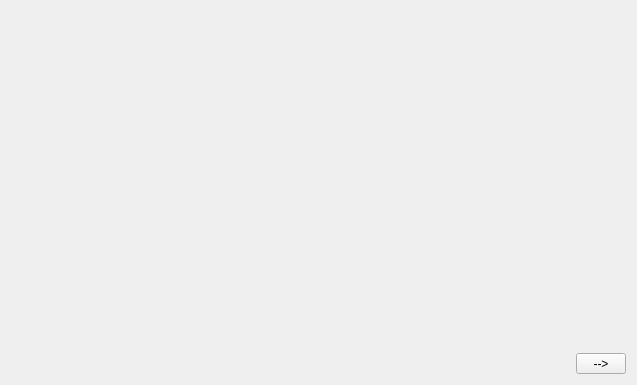
<?xml version="1.0" encoding="UTF-8"?>
<ui version="4.0">
 <class>Dialog</class>
 <widget class="QDialog" name="Dialog">
  <property name="geometry">
   <rect>
    <x>0</x>
    <y>0</y>
    <width>637</width>
    <height>385</height>
   </rect>
  </property>
  <property name="windowTitle">
   <string>Dialog</string>
  </property>
  <layout class="QVBoxLayout" name="verticalLayout">
   <item>
    <widget class="MplWidget" name="mpl_hist" native="true">
     <property name="sizePolicy">
      <sizepolicy hsizetype="Expanding" vsizetype="MinimumExpanding">
       <horstretch>0</horstretch>
       <verstretch>0</verstretch>
      </sizepolicy>
     </property>
     <property name="minimumSize">
      <size>
       <width>0</width>
       <height>200</height>
      </size>
     </property>
    </widget>
   </item>
   <item>
    <layout class="QHBoxLayout" name="horizontalLayout_3">
     <item>
      <spacer name="horizontalSpacer">
       <property name="orientation">
        <enum>Qt::Horizontal</enum>
       </property>
       <property name="sizeHint" stdset="0">
        <size>
         <width>40</width>
         <height>20</height>
        </size>
       </property>
      </spacer>
     </item>
     <item>
      <widget class="QToolButton" name="nextBtn">
       <property name="minimumSize">
        <size>
         <width>50</width>
         <height>0</height>
        </size>
       </property>
       <property name="text">
        <string>--&gt;</string>
       </property>
      </widget>
     </item>
    </layout>
   </item>
  </layout>
 </widget>
 <customwidgets>
  <customwidget>
   <class>MplWidget</class>
   <extends>QWidget</extends>
   <header>mplwidget.h</header>
   <container>1</container>
  </customwidget>
 </customwidgets>
 <resources/>
 <connections/>
</ui>
